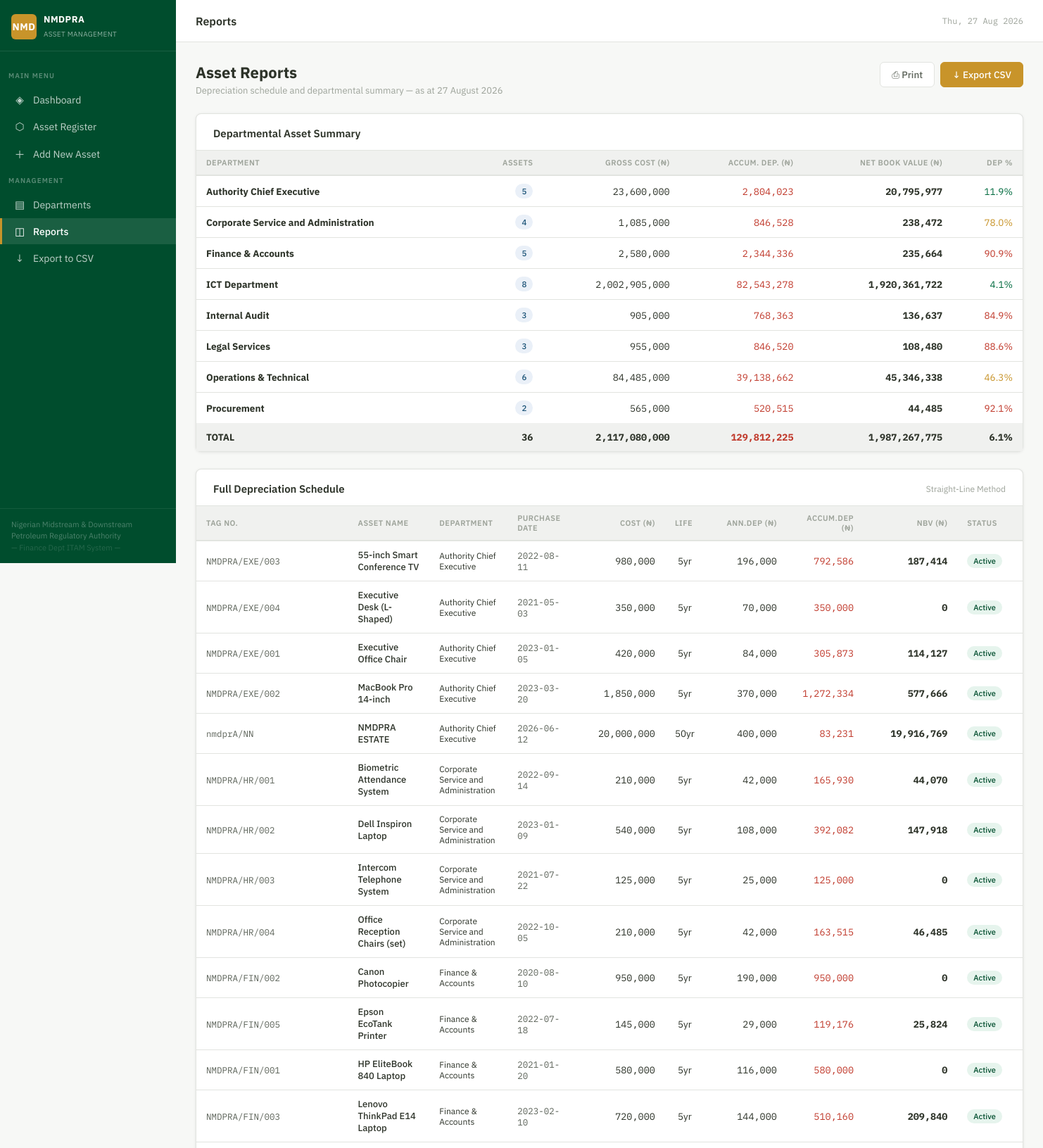
Page /reports (upper part) on the committed database.
### tables this page shows
CREATE TABLE department (
            id INTEGER PRIMARY KEY AUTOINCREMENT,
            name TEXT NOT NULL UNIQUE
        );

CREATE TABLE asset (
            id INTEGER PRIMARY KEY AUTOINCREMENT,
            tag_number TEXT UNIQUE NOT NULL,
            name TEXT NOT NULL,
            category TEXT NOT NULL,
            brand TEXT,
            model TEXT,
            serial_number TEXT,
            purchase_date TEXT NOT NULL,
            purchase_cost REAL NOT NULL,
            useful_life_years INTEGER DEFAULT 5,
            department_id INTEGER NOT NULL REFERENCES department(id),
            assigned_to TEXT,
            location TEXT,
            status TEXT DEFAULT 'Active',
            condition TEXT DEFAULT 'Good',
            notes TEXT,
            created_at TEXT DEFAULT (datetime('now')),
            updated_at TEXT DEFAULT (datetime('now'))
        , date_added TEXT, description TEXT, manufacturer TEXT);

### views.py (the view)
@views_bp.route('/reports')
def reports():
    data = services.get_report_data()
    return render_template('reports.html',
        assets       = data['assets'],
        dept_summary = data['dept_summary'],
        today        = data['today'],
    )

### db.py (called while the page is built)
@contextmanager
def get_db():
    conn = sqlite3.connect(DB)
    conn.row_factory = sqlite3.Row
    conn.execute("PRAGMA foreign_keys = ON")
    try:
        yield conn
        conn.commit()
    finally:
        conn.close()

### services.py (called while the page is built)
def calc_depreciation(asset):
    purchase_date = datetime.strptime(asset['purchase_date'], '%Y-%m-%d').date()
    cost = asset['purchase_cost']
    life = CATEGORY_LIFE.get(asset['category']) or asset['useful_life_years'] or 5
    years_used = (date.today() - purchase_date).days / 365.25
    annual = cost / life
    accumulated = min(annual * years_used, cost)
    nbv = cost - accumulated
    pct = (accumulated / cost * 100) if cost else 0
    return round(accumulated, 2), round(nbv, 2), round(pct, 1), round(annual, 2)

def enrich_asset(row):
    d = dict(row)
    acc, nbv, pct, annual = calc_depreciation(row)
    d['dep_info'] = (acc, nbv, pct, annual)
    d['accumulated_depreciation'] = acc
    d['net_book_value'] = nbv
    d['depreciation_pct'] = pct
    d['annual_depreciation'] = annual
    return d

### templates/reports.html (shortened to what this page needs)
{% extends "base.html" %}
{% block page_title %}Reports{% endblock %}
{% block content %}
<div class="page-header">
  <div>
    <h1>Asset Reports</h1>
    <p>Depreciation schedule and departmental summary — as at {{ today.strftime('%d %B %Y') }}</p>
  </div>
  <div class="flex gap-8 no-print">
    <button onclick="window.print()" class="btn btn-secondary">⎙ Print</button>
    <a href="{{ url_for('views.export_csv') }}" class="btn btn-gold">↓ Export CSV</a>
  </div>
</div>
<div class="card mb-24">
  <div class="card-header"><span class="card-title">Departmental Asset Summary</span></div>
  <div class="table-wrap">
    <table>
      <thead>
        <tr>
          <th>Department</th>
          <th style="text-align:right">Assets</th>
          <th style="text-align:right">Gross Cost (₦)</th>
          <th style="text-align:right">Accum. Dep. (₦)</th>
          <th style="text-align:right">Net Book Value (₦)</th>
          <th style="text-align:right">Dep %</th>
        </tr>
      </thead>
      <tbody>
        {% set tc = namespace(v=0) %}{% set td = namespace(v=0) %}{% set tn = namespace(v=0) %}{% set tc_count = namespace(v=0) %}
        {% for row in dept_summary %}
        {% set tc.v = tc.v + row.total_cost %}{% set td.v = td.v + row.total_dep %}{% set tn.v = tn.v + row.total_nbv %}{% set tc_count.v = tc_count.v + row.count %}
        <tr>
          <td><strong>{{ row.name }}</strong></td>
          <td style="text-align:right"><span class="badge badge-blue">{{ row.count }}</span></td>
          <td style="text-align:right" class="money">{{ "{:,.0f}".format(row.total_cost) }}</td>
          <td style="text-align:right;color:var(--red)" class="money">{{ "{:,.0f}".format(row.total_dep) }}</td>
          <td style="text-align:right" class="money"><strong>{{ "{:,.0f}".format(row.total_nbv) }}</strong></td>
          <td style="text-align:right">
            {% if row.total_cost > 0 %}
              {% set p = (row.total_dep / row.total_cost * 100)|round(1) %}
              <span style="color:{% if p>80 %}var(--red){% elif p>40 %}var(--gold){% else %}var(--green){% endif %}">{{ p }}%</span>
            {% else %}—{% endif %}
          </td>
        </tr>
        {% endfor %}
      </tbody>
      <tfoot>
        <tr style="background:var(--gray-100);font-weight:700">
          <td>TOTAL</td>
          <td style="text-align:right">{{ tc_count.v }}</td>
          <td style="text-align:right" class="money">{{ "{:,.0f}".format(tc.v) }}</td>
          <td style="text-align:right;color:var(--red)" class="money">{{ "{:,.0f}".format(td.v) }}</td>
          <td style="text-align:right" class="money">{{ "{:,.0f}".format(tn.v) }}</td>
          <td style="text-align:right">{% if tc.v %}{{ (td.v/tc.v*100)|round(1) }}%{% endif %}</td>
        </tr>
      </tfoot>
    </table>
  </div>
</div>
<div class="card">
  <div class="card-header">
    <span class="card-title">Full Depreciation Schedule</span>
    <span style="font-size:12px;color:var(--gray-400)">Straight-Line Method</span>
  </div>
  <div class="table-wrap">
    <table>
      <thead>
        <tr>
          <th>Tag No.</th><th>Asset Name</th><th>Department</th>
          <th>Purchase Date</th><th style="text-align:right">Cost (₦)</th>
          <th>Life</th><th style="text-align:right">Ann.Dep (₦)</th>
          <th style="text-align:right">Accum.Dep (₦)</th>
          <th style="text-align:right">NBV (₦)</th><th>Status</th>
        </tr>
      </thead>
      <tbody>
        {% for a in assets %}
        {% set acc, nbv, pct, annual = a.dep_info %}
        <tr>
          <td><span class="tag-number">{{ a.tag_number }}</span></td>
          <td style="font-size:13px;font-weight:500">{{ a.name }}</td>
          <td style="font-size:12px">{{ a.dept_name }}</td>
          <td class="tag-number">{{ a.purchase_date }}</td>
          <td style="text-align:right" class="money">{{ "{:,.0f}".format(a.purchase_cost) }}</td>
          <td style="text-align:center">{{ a.useful_life_years }}yr</td>
          <td style="text-align:right" class="money">{{ "{:,.0f}".format(annual) }}</td>
          <td style="text-align:right;color:var(--red)" class="money">{{ "{:,.0f}".format(acc) }}</td>
          <td style="text-align:right" class="money"><strong>{{ "{:,.0f}".format(nbv) }}</strong></td>
          <td>
            {% if a.status == 'Active' %}<span class="badge badge-green" style="font-size:11px">Active</span>
            {% elif a.status == 'Under Repair' %}<span class="badge badge-gold" style="font-size:11px">Repair</span>
            {% elif a.status == 'Disposed' %}<span class="badge badge-red" style="font-size:11px">Disposed</span>
            {% else %}<span class="badge badge-gray" style="font-size:11px">{{ a.status }}</span>{% endif %}
          </td>
        </tr>
        {% endfor %}
      </tbody>
    </table>
  </div>
</div>
{% endblock %}

### templates/base.html (style rules this page uses)
:root { --green: #006B3F; --green-dark: #004d2d; --green-light: #e6f4ed; --white: #ffffff; --off-white: #f7f8f6; --gray-100: #f0f1ef; --gray-200: #e2e4e0; --gray-400: #9da39a; --gray-600: #5c6359; --gray-800: #2d3329; --gold: #C8942A; --gold-light: #fdf5e6; --red: #c0392b; --red-light: #fdecea; --blue: #1a5276; --blue-light: #eaf0f8; --sidebar-w: 250px; --header-h: 60px; --radius: 8px; --shadow: 0 1px 4px rgba(0,0,0,0.08), 0 0 1px rgba(0,0,0,0.05); --shadow-md: 0 4px 12px rgba(0,0,0,0.1); }
* { box-sizing: border-box; margin: 0; padding: 0; }
body { font-family: 'IBM Plex Sans', sans-serif; background: var(--off-white); color: var(--gray-800); display: flex; min-height: 100vh; }
.card { background: white; border-radius: var(--radius); box-shadow: var(--shadow); border: 1px solid var(--gray-200); }
.card-header { padding: 18px 24px 14px; border-bottom: 1px solid var(--gray-200); display: flex; align-items: center; justify-content: space-between; gap: 12px; }
.card-title { font-size: 15px; font-weight: 600; color: var(--gray-800); }
.btn { display: inline-flex; align-items: center; gap: 6px; padding: 8px 16px; border-radius: 6px; font-size: 13.5px; font-weight: 500; cursor: pointer; border: 1px solid transparent; text-decoration: none; transition: all 0.15s; font-family: inherit; white-space: nowrap; }
.btn-secondary { background: white; color: var(--gray-600); border-color: var(--gray-200); }
.btn-gold { background: var(--gold); color: white; border-color: var(--gold); }
.table-wrap { overflow-x: auto; }
table { width: 100%; border-collapse: collapse; font-size: 13.5px; }
th { text-align: left; padding: 10px 14px; font-size: 11px; font-weight: 600; text-transform: uppercase; letter-spacing: 0.5px; color: var(--gray-400); border-bottom: 2px solid var(--gray-200); background: var(--gray-100); }
td { padding: 11px 14px; border-bottom: 1px solid var(--gray-200); vertical-align: middle; }
tr:last-child td { border-bottom: none; }
.badge { display: inline-block; padding: 3px 9px; border-radius: 20px; font-size: 11.5px; font-weight: 500; }
.badge-green { background: var(--green-light); color: var(--green-dark); }
.badge-blue { background: var(--blue-light); color: var(--blue); }
.page-header { display: flex; align-items: flex-start; justify-content: space-between; margin-bottom: 24px; gap: 16px; flex-wrap: wrap; }
.page-header h1 { font-size: 22px; font-weight: 700; color: var(--gray-800); margin-bottom: 3px; }
.page-header p { font-size: 13px; color: var(--gray-400); }
.money { font-family: 'IBM Plex Mono', monospace; }
.tag-number { font-family: 'IBM Plex Mono', monospace; font-size: 12.5px; color: var(--gray-600); }
.mb-24 { margin-bottom: 24px; }
.flex { display: flex; }
.gap-8 { gap: 8px; }

### rows in the picture
department: name "Authority Chief Executive", count "5", total_cost "23,600,000", total_dep "2,804,023", total_nbv "20,795,977", p "11.9"
department: name "Corporate Service and Administration", count "4", total_cost "1,085,000", total_dep "846,528", total_nbv "238,472", p "78.0"
department: name "Finance & Accounts", count "5", total_cost "2,580,000", total_dep "2,344,336", total_nbv "235,664", p "90.9"
department: name "ICT Department", count "8", total_cost "2,002,905,000", total_dep "82,543,278", total_nbv "1,920,361,722", p "4.1"
department: name "Internal Audit", count "3", total_cost "905,000", total_dep "768,363", total_nbv "136,637", p "84.9"
department: name "Legal Services", count "3", total_cost "955,000", total_dep "846,520", total_nbv "108,480", p "88.6"
department: name "Operations & Technical", count "6", total_cost "84,485,000", total_dep "39,138,662", total_nbv "45,346,338", p "46.3"
department: name "Procurement", count "2", total_cost "565,000", total_dep "520,515", total_nbv "44,485", p "92.1"
asset: tag_number "NMDPRA/EXE/003", name "55-inch Smart Conference TV", dept_name "Authority Chief Executive", purchase_date "2022-08-11", purchase_cost "980,000", useful_life_years "5", annual "196,000", acc "792,586", nbv "187,414", status "Active"
asset: tag_number "NMDPRA/EXE/004", name "Executive Desk (L-Shaped)", dept_name "Authority Chief Executive", purchase_date "2021-05-03", purchase_cost "350,000", useful_life_years "5", annual "70,000", acc "350,000", nbv "0", status "Active"
asset: tag_number "NMDPRA/EXE/001", name "Executive Office Chair", dept_name "Authority Chief Executive", purchase_date "2023-01-05", purchase_cost "420,000", useful_life_years "5", annual "84,000", acc "305,873", nbv "114,127", status "Active"
asset: tag_number "NMDPRA/EXE/002", name "MacBook Pro 14-inch", dept_name "Authority Chief Executive", purchase_date "2023-03-20", purchase_cost "1,850,000", useful_life_years "5", annual "370,000", acc "1,272,334", nbv "577,666", status "Active"
asset: tag_number "nmdprA/NN", name "NMDPRA ESTATE", dept_name "Authority Chief Executive", purchase_date "2026-06-12", purchase_cost "20,000,000", useful_life_years "50", annual "400,000", acc "83,231", nbv "19,916,769", status "Active"
asset: tag_number "NMDPRA/HR/001", name "Biometric Attendance System", dept_name "Corporate Service and Administration", purchase_date "2022-09-14", purchase_cost "210,000", useful_life_years "5", annual "42,000", acc "165,930", nbv "44,070", status "Active"
asset: tag_number "NMDPRA/HR/002", name "Dell Inspiron Laptop", dept_name "Corporate Service and Administration", purchase_date "2023-01-09", purchase_cost "540,000", useful_life_years "5", annual "108,000", acc "392,082", nbv "147,918", status "Active"
asset: tag_number "NMDPRA/HR/003", name "Intercom Telephone System", dept_name "Corporate Service and Administration", purchase_date "2021-07-22", purchase_cost "125,000", useful_life_years "5", annual "25,000", acc "125,000", nbv "0", status "Active"
asset: tag_number "NMDPRA/HR/004", name "Office Reception Chairs (set)", dept_name "Corporate Service and Administration", purchase_date "2022-10-05", purchase_cost "210,000", useful_life_years "5", annual "42,000", acc "163,515", nbv "46,485", status "Active"
asset: tag_number "NMDPRA/FIN/002", name "Canon Photocopier", dept_name "Finance & Accounts", purchase_date "2020-08-10", purchase_cost "950,000", useful_life_years "5", annual "190,000", acc "950,000", nbv "0", status "Active"
asset: tag_number "NMDPRA/FIN/005", name "Epson EcoTank Printer", dept_name "Finance & Accounts", purchase_date "2022-07-18", purchase_cost "145,000", useful_life_years "5", annual "29,000", acc "119,176", nbv "25,824", status "Active"
asset: tag_number "NMDPRA/FIN/001", name "HP EliteBook 840 Laptop", dept_name "Finance & Accounts", purchase_date "2021-01-20", purchase_cost "580,000", useful_life_years "5", annual "116,000", acc "580,000", nbv "0", status "Active"
asset: tag_number "NMDPRA/FIN/003", name "Lenovo ThinkPad E14 Laptop", dept_name "Finance & Accounts", purchase_date "2023-02-10", purchase_cost "720,000", useful_life_years "5", annual "144,000", acc "510,160", nbv "209,840", status "Active"

### other values in the picture
{{ today.strftime('%d %B %Y') }} "27 August 2026"
{{ tc_count.v }} "36"
{{ "{:,.0f}".format(tc.v) }} "2,117,080,000"
{{ "{:,.0f}".format(td.v) }} "129,812,225"
{{ "{:,.0f}".format(tn.v) }} "1,987,267,775"
{{ (td.v/tc.v*100)|round(1) }} "6.1"
